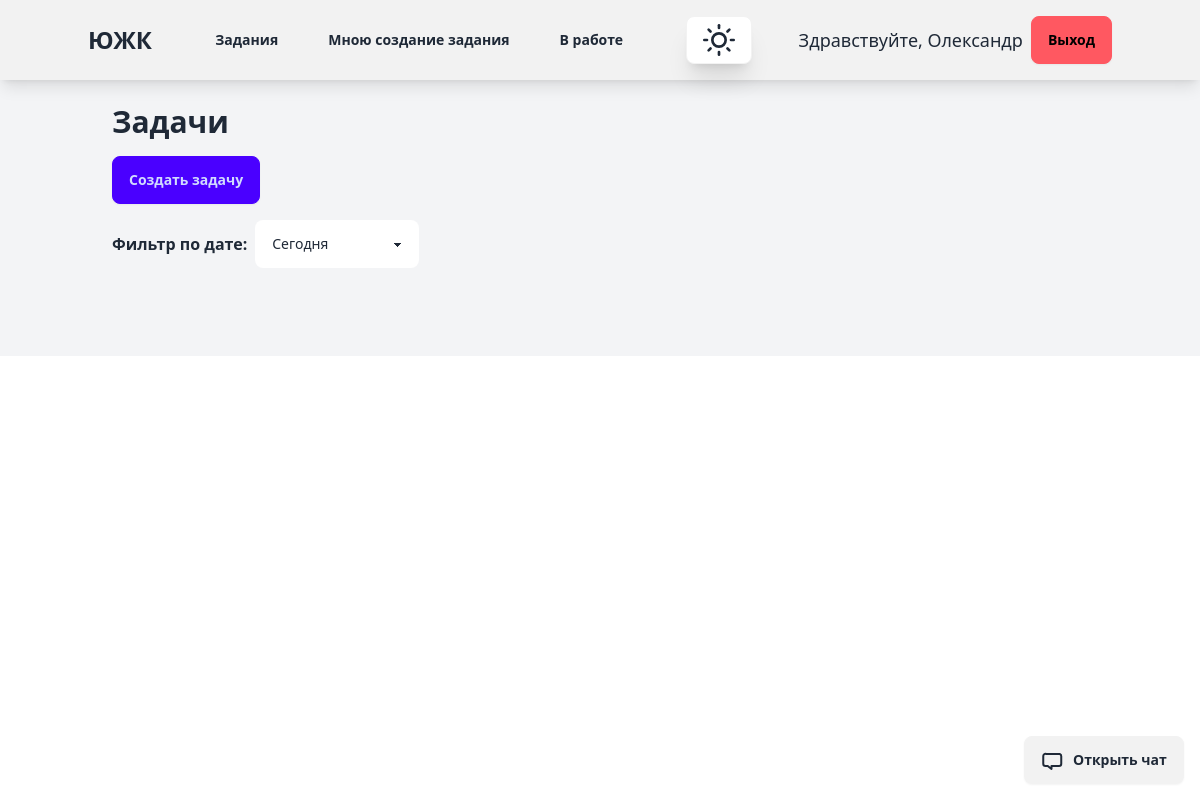
/ (signed in), run on an earlier commit of the app's database.
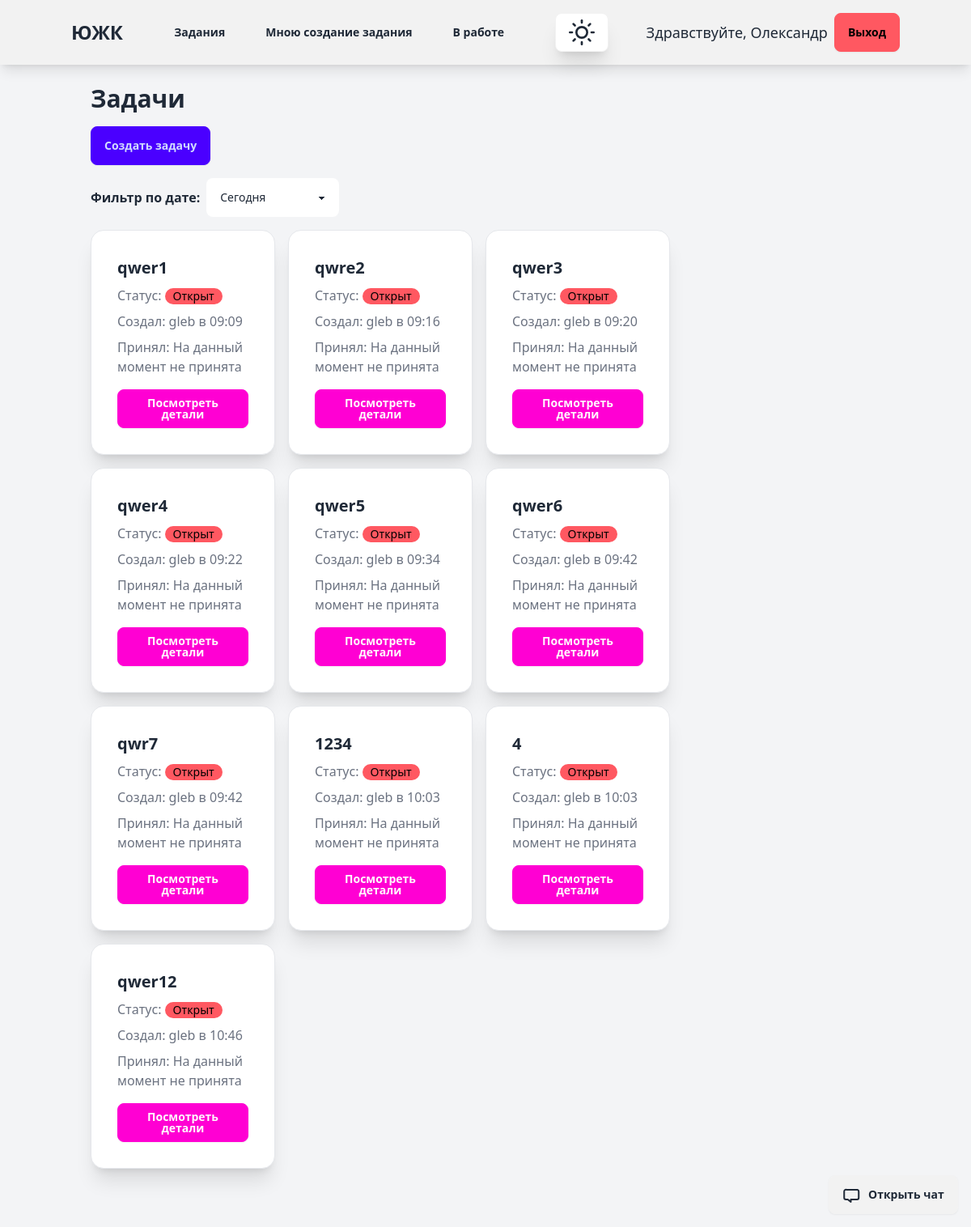
And on a later commit of the database.
### account/models.py (models this page shows)
class CustomUser(AbstractUser):
    department = models.ForeignKey(Department, on_delete=models.SET_NULL, null=True, blank=True)
    position = models.ForeignKey(Position, on_delete=models.SET_NULL, null=True, blank=True, related_name="users")

### tickets/models.py (models this page shows, shortened)
class Ticket(models.Model):
    STATUS_CHOICES = [
        ('open', 'Open'),
        ('in_progress', 'In Progress'),
        ('closed', 'Closed'),
    ]
    title = models.CharField(max_length=200)
    description = models.TextField()
    status = models.CharField(max_length=20, choices=STATUS_CHOICES, default='open')
    created_by = models.ForeignKey(CustomUser, on_delete=models.CASCADE, related_name='tickets_created')
    accepted_by = models.ForeignKey(CustomUser, on_delete=models.CASCADE, related_name='tickets_accepted', null=True,
                                    blank=True)
    department = models.ForeignKey(Department, on_delete=models.CASCADE, related_name='tickets', null=True, blank=True)
    position = models.ForeignKey(Position, on_delete=models.CASCADE, related_name='tickets', null=True, blank=True)
    attachment = models.FileField(upload_to='tickets/', null=True, blank=True)
    created_at = models.DateTimeField(auto_now_add=True)
    accepted_at = models.DateTimeField(null=True, blank=True)
    updated_at = models.DateTimeField(auto_now=True)

### tickets/views.py (the view)
# urls.py: path('', views.ticket_list, name='ticket_list'),
@login_required
def ticket_list(request):
    user = request.user
    chat_id = None
    tickets = Ticket.objects.filter(
        department=user.department,
        position=user.position
    )
    time_filter = request.GET.get('time_filter', 'today')  # Default to 'today'
    if time_filter == 'today':
        tickets = tickets.filter(created_at__date=timezone.now().date())
    elif time_filter == 'week':
        start_of_week = timezone.now() - timedelta(days=timezone.now().weekday())
        tickets = tickets.filter(created_at__gte=start_of_week)
    elif time_filter == 'month':
        tickets = tickets.filter(created_at__year=timezone.now().year,
                                 created_at__month=timezone.now().month)
    chat = Chat.objects.filter(
        Q(ticket__accepted_by=user) | Q(ticket__created_by=user)
    ).first()
    chat_id = chat.ticket.id if chat else None
    return render(request, 'tickets/ticket_list.html', {
        'tickets': tickets,
        'chat_id': chat_id
    })

### templates/tickets/ticket_list.html (shortened to what this page needs)
{% extends "blog/base.html" %}
{% block content1 %}
<div class="container mx-auto p-6">
    <h2 class="text-3xl font-bold mb-4">Задачи</h2>
    <a href="{% url 'tickets:create_ticket' %}" class="btn btn-primary mb-4">Создать задачу</a>
    <form method="get" class="mb-4">
        <div class="flex gap-2 items-center">
            <label class="font-semibold">Фильтр по дате:</label>
            <select name="time_filter" class="select select-bordered" onchange="this.form.submit()">
                <option value="today" {% if request.GET.time_filter == "today" %}selected{% endif %}>Сегодня</option>
            </select>
        </div>
    </form>
    <div id="ticket-container" class="transition-all duration-300 w-full lg:w-3/4 pr-4">
        <div class="grid grid-cols-1 md:grid-cols-2 lg:grid-cols-3 gap-4">
            {% for ticket in tickets %}
            <div class="card bg-base-100 shadow-xl border border-gray-200" data-ticket-id="{{ ticket.id }}">
                <div class="card-body">
                    <h3 class="card-title text-xl font-semibold">{{ ticket.title }}</h3>
                    <p class="text-gray-500">Статус:
                        <span class="badge
                            {% if ticket.status == 'open' %}badge-error
                            {% elif ticket.status == 'in_progress' %}badge-warning
                            {% else %}badge-success
                            {% endif %}">
                            {% if ticket.status == 'open' %}Открыт
                            {% elif ticket.status == 'in_progress' %}В процессе
                            {% else %}Закрыт
                            {% endif %}
                        </span>
                    </p>
                    <p class="text-gray-500">Создал:
                        {{ ticket.created_by.username }} в {{ ticket.created_at|date:"H:i" }}
                    </p>
                    <p class="text-gray-500">Принял:
                        {% if ticket.accepted_by %}
                            {{ ticket.accepted_by.username }} в {{ ticket.accepted_at|date:"H:i" }}
                        {% else %}
                            {{ ticket.accepted_by.username|default:"На данный момент не принята" }}
                        {% endif %}
                    </p>
                    <a href="{% url 'tickets:ticket_detail' ticket.id %}" class="btn btn-secondary mt-2">Посмотреть детали</a>
                </div>
            </div>
            {% endfor %}
        </div>
    </div>
</div>
{% if chat_id %}
    <button id="open-chat-btn" class="btn btn-accent open-chat fixed bottom-4 right-4" class="btn btn-accent fixed bottom-4 right-4" data-ticket-id="{{ chat_id }}">
        <span>Открыть чат</span>
    </button>
{% endif %}
{% endblock %}

### templates/blog/base.html (shortened to what this page needs)
{% load static %}
{% load tailwind_tags %}
<!DOCTYPE html>
<html lang="ru">
<head>
    {% tailwind_css %}
    <script src="https://cdn.tailwindcss.com"></script>
</head>
<body class="bg-gray-100">
    <nav class="navbar bg-base-200 shadow-lg p-4">
        <div class="container mx-auto flex justify-between items-center">
            <a href="http://127.0.0.1:8000/ticket_list_created_by" class="text-2xl font-bold">ЮЖК</a>
            {% if request.user.is_authenticated %}
            <div class="hidden md:flex space-x-4">
                <a href="{% url 'tickets:ticket_list' %}" class="btn btn-ghost">Задания</a>
                <a href="{% url 'tickets:ticket_list_created_by' %}" class="btn btn-ghost">Мною создание задания</a>
                <a href="{% url 'tickets:ticket_list_accepted_by' %}" class="btn btn-ghost">В работе</a>
            </div>
            <button onclick="toggleTheme()" class="btn btn-circle bg-base-100 shadow-xl transition-all">
            </button>
            <div class="flex items-center space-x-2">
                <span class="text-lg">Здравствуйте, {{ request.user.first_name|default:request.user.username }}</span>
                <form action="{% url 'account:logout' %}" method="post">
                    <button type="submit" class="btn btn-error">Выход</button>
                </form>
            </div>
            {% else %}
            <a href="{% url 'account:login' %}" class="btn btn-primary">Вход</a>
            {% endif %}
        </div>
    </nav>
    {% block content1 %}
    {% endblock %}
    <div class="container mx-auto p-6">
    </div>
</body>
</html>

What changed in the data, as far as the page shows it:
added Ticket: title "qwer1", status "Открыт", created_by.username "gleb", created_at "09:09", accepted_by.username "На данный момент не принята"
added Ticket: title "qwre2", status "Открыт", created_by.username "gleb", created_at "09:16", accepted_by.username "На данный момент не принята"
added Ticket: title "qwer3", status "Открыт", created_by.username "gleb", created_at "09:20", accepted_by.username "На данный момент не принята"
added Ticket: title "qwer4", status "Открыт", created_by.username "gleb", created_at "09:22", accepted_by.username "На данный момент не принята"
added Ticket: title "qwer5", status "Открыт", created_by.username "gleb", created_at "09:34", accepted_by.username "На данный момент не принята"
added Ticket: title "qwer6", status "Открыт", created_by.username "gleb", created_at "09:42", accepted_by.username "На данный момент не принята"
added Ticket: title "qwr7", status "Открыт", created_by.username "gleb", created_at "09:42", accepted_by.username "На данный момент не принята"
added Ticket: title "1234", status "Открыт", created_by.username "gleb", created_at "10:03", accepted_by.username "На данный момент не принята"
added Ticket: title "4", status "Открыт", created_by.username "gleb", created_at "10:03", accepted_by.username "На данный момент не принята"
added Ticket: title "qwer12", status "Открыт", created_by.username "gleb", created_at "10:46", accepted_by.username "На данный момент не принята"
